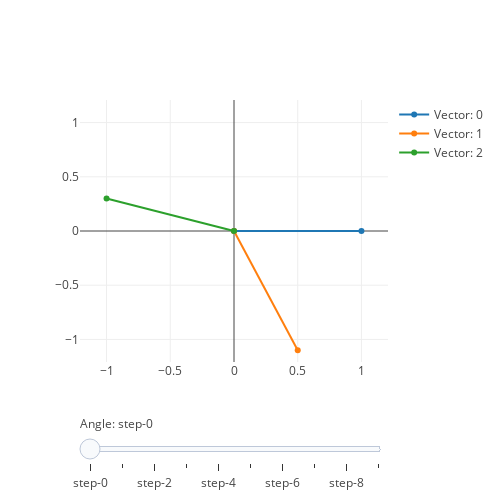

Notebook source saved alongside this figure:
### Code cell
vectors = [
    np.array([1, 0]),
    np.array([0.5, -1.1]),
    np.array([-1, 0.3])
]

py.iplot(plot_vectors_rotations(vectors, steps=10),
         filename='2D Vector Rotations')

### Figure 1 — Plotly figure (JSON) as saved in the notebook; plotly's stock layout.template omitted (floating-point values rounded to 4 significant figures)
{"data": [{"name": "Vector: 0", "visible": true, "x": [0, 1], "y": [0, 0]}, {"name": "Vector: 1", "visible": true, "x": [0, 0.5], "y": [0, -1.1]}, {"name": "Vector: 2", "visible": true, "x": [0, -1], "y": [0, 0.3]}, {"name": "Vector: 0", "visible": false, "x": [0, 0.766], "y": [0, 0.6428]}, {"name": "Vector: 1", "visible": false, "x": [0, 1.09], "y": [0, -0.5213]}, {"name": "Vector: 2", "visible": false, "x": [0, -0.9589], "y": [0, -0.413]}, {"name": "Vector: 0", "visible": false, "x": [0, 0.1736], "y": [0, 0.9848]}, {"name": "Vector: 1", "visible": false, "x": [0, 1.17], "y": [0, 0.3014]}, {"name": "Vector: 2", "visible": false, "x": [0, -0.4691], "y": [0, -0.9327]}, {"name": "Vector: 0", "visible": false, "x": [0, -0.5], "y": [0, 0.866]}, {"name": "Vector: 1", "visible": false, "x": [0, 0.7026], "y": [0, 0.983]}, {"name": "Vector: 2", "visible": false, "x": [0, 0.2402], "y": [0, -1.016]}, {"name": "Vector: 0", "visible": false, "x": [0, -0.9397], "y": [0, 0.342]}, {"name": "Vector: 1", "visible": false, "x": [0, -0.09362], "y": [0, 1.205]}, {"name": "Vector: 2", "visible": false, "x": [0, 0.8371], "y": [0, -0.6239]}, {"name": "Vector: 0", "visible": false, "x": [0, -0.9397], "y": [0, -0.342]}, {"name": "Vector: 1", "visible": false, "x": [0, -0.8461], "y": [0, 0.8627]}, {"name": "Vector: 2", "visible": false, "x": [0, 1.042], "y": [0, 0.06011]}, {"name": "Vector: 0", "visible": false, "x": [0, -0.5], "y": [0, -0.866]}, {"name": "Vector: 1", "visible": false, "x": [0, -1.203], "y": [0, 0.117]}, {"name": "Vector: 2", "visible": false, "x": [0, 0.7598], "y": [0, 0.716]}, {"name": "Vector: 0", "visible": false, "x": [0, 0.1736], "y": [0, -0.9848]}, {"name": "Vector: 1", "visible": false, "x": [0, -0.9965], "y": [0, -0.6834]}, {"name": "Vector: 2", "visible": false, "x": [0, 0.1218], "y": [0, 1.037]}, {"name": "Vector: 0", "visible": false, "x": [0, 0.766], "y": [0, -0.6428]}, {"name": "Vector: 1", "visible": false, "x": [0, -0.324], "y": [0, -1.164]}, {"name": "Vector: 2", "visible": false, "x": [0, -0.5732], "y": [0, 0.8726]}, {"name": "Vector: 0", "visible": false, "x": [0, 1], "y": [0, -2.449e-16]}, {"name": "Vector: 1", "visible": false, "x": [0, 0.5], "y": [0, -1.1]}, {"name": "Vector: 2", "visible": false, "x": [0, -1.0], "y": [0, 0.3]}], "layout": {"height": 500, "sliders": [{"active": 0, "currentvalue": {"prefix": "Angle: "}, "pad": {"t": 50}, "steps": [{"args": ["visible", [true, true, true, false, false, false, false, false, false, false, false, false, false, false, false, false, false, false, false, false, false, false, false, false, false, false, false, false, false, false]], "method": "restyle"}, {"args": ["visible", [false, false, false, true, true, true, false, false, false, false, false, false, false, false, false, false, false, false, false, false, false, false, false, false, false, false, false, false, false, false]], "method": "restyle"}, {"args": ["visible", [false, false, false, false, false, false, true, true, true, false, false, false, false, false, false, false, false, false, false, false, false, false, false, false, false, false, false, false, false, false]], "method": "restyle"}, {"args": ["visible", [false, false, false, false, false, false, false, false, false, true, true, true, false, false, false, false, false, false, false, false, false, false, false, false, false, false, false, false, false, false]], "method": "restyle"}, {"args": ["visible", [false, false, false, false, false, false, false, false, false, false, false, false, true, true, true, false, false, false, false, false, false, false, false, false, false, false, false, false, false, false]], "method": "restyle"}, {"args": ["visible", [false, false, false, false, false, false, false, false, false, false, false, false, false, false, false, true, true, true, false, false, false, false, false, false, false, false, false, false, false, false]], "method": "restyle"}, {"args": ["visible", [false, false, false, false, false, false, false, false, false, false, false, false, false, false, false, false, false, false, true, true, true, false, false, false, false, false, false, false, false, false]], "method": "restyle"}, {"args": ["visible", [false, false, false, false, false, false, false, false, false, false, false, false, false, false, false, false, false, false, false, false, false, true, true, true, false, false, false, false, false, false]], "method": "restyle"}, {"args": ["visible", [false, false, false, false, false, false, false, false, false, false, false, false, false, false, false, false, false, false, false, false, false, false, false, false, true, true, true, false, false, false]], "method": "restyle"}, {"args": ["visible", [false, false, false, false, false, false, false, false, false, false, false, false, false, false, false, false, false, false, false, false, false, false, false, false, false, false, false, true, true, true]], "method": "restyle"}]}], "width": 500, "xaxis": {"range": [-1.208, 1.208]}, "yaxis": {"range": [-1.208, 1.208]}}}
